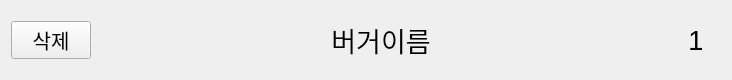
<?xml version="1.0" encoding="UTF-8"?>
<ui version="4.0">
 <class>basket</class>
 <widget class="QWidget" name="basket">
  <property name="geometry">
   <rect>
    <x>0</x>
    <y>0</y>
    <width>732</width>
    <height>80</height>
   </rect>
  </property>
  <property name="sizePolicy">
   <sizepolicy hsizetype="Expanding" vsizetype="Expanding">
    <horstretch>0</horstretch>
    <verstretch>0</verstretch>
   </sizepolicy>
  </property>
  <property name="windowTitle">
   <string>Form</string>
  </property>
  <property name="autoFillBackground">
   <bool>true</bool>
  </property>
  <property name="styleSheet">
   <string notr="true"/>
  </property>
  <layout class="QHBoxLayout" name="horizontalLayout">
   <item>
    <widget class="QPushButton" name="deletebutton">
     <property name="font">
      <font>
       <pointsize>15</pointsize>
      </font>
     </property>
     <property name="text">
      <string>삭제</string>
     </property>
    </widget>
   </item>
   <item>
    <widget class="QLabel" name="burgername">
     <property name="sizePolicy">
      <sizepolicy hsizetype="Expanding" vsizetype="Preferred">
       <horstretch>0</horstretch>
       <verstretch>0</verstretch>
      </sizepolicy>
     </property>
     <property name="font">
      <font>
       <pointsize>20</pointsize>
      </font>
     </property>
     <property name="styleSheet">
      <string notr="true">border:0px;</string>
     </property>
     <property name="text">
      <string>버거이름</string>
     </property>
     <property name="alignment">
      <set>Qt::AlignCenter</set>
     </property>
    </widget>
   </item>
   <item>
    <widget class="QLabel" name="burgercount">
     <property name="minimumSize">
      <size>
       <width>50</width>
       <height>0</height>
      </size>
     </property>
     <property name="font">
      <font>
       <pointsize>20</pointsize>
      </font>
     </property>
     <property name="styleSheet">
      <string notr="true">border:0px;</string>
     </property>
     <property name="text">
      <string>1</string>
     </property>
     <property name="alignment">
      <set>Qt::AlignCenter</set>
     </property>
    </widget>
   </item>
  </layout>
 </widget>
 <resources/>
 <connections/>
</ui>
